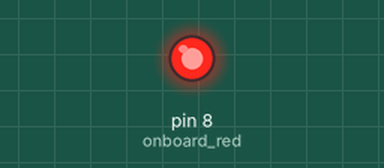
Recording of a program running on a simulated Arduino Mega 2560, built with avr-gcc and run on an emulated ATmega2560. On the bench: output pins drawn as LEDs (lit = HIGH).

Above: at 0.2 s.
At 17.2 s:
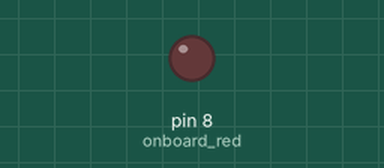
Timing chart, 0 to 39.0 s (numbered marks = the images above):
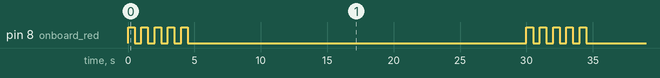

The program:

main.cpp
```cpp
#include <Arduino.h>
#define onboard_red 8
#define onboard_blue 9
#define onboard_green 10
#define delay_time delay(500)

void setup() {
  pinMode(onboard_red, OUTPUT);
}

void loop() {
  for (int i = 0; i < 5; i++) {
    digitalWrite(onboard_red, HIGH);
    delay_time;
    digitalWrite(onboard_red, LOW);
    delay_time;
  }

  for (int i = 0; i < 10; i++) {
    digitalWrite(onboard_blue, HIGH);
    delay_time;
    digitalWrite(onboard_blue, LOW);
    delay_time;
  }

  for (int i = 0; i < 15; i++) {
    digitalWrite(onboard_green, HIGH);
    delay_time;
    digitalWrite(onboard_green, LOW);
    delay_time;
  }
}
```

Measured:
- by itself, pin 8 (onboard_red): repeats every 30.0 s: 4 × (LOW 0.50 s, HIGH 0.50 s), LOW 25.5 s, HIGH 0.50 s
- by itself, everything shown: repeats every 30.0 s, in 10 steps
